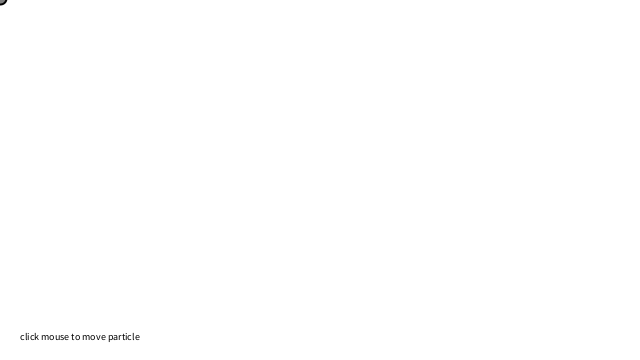
Frame 1 (no input)
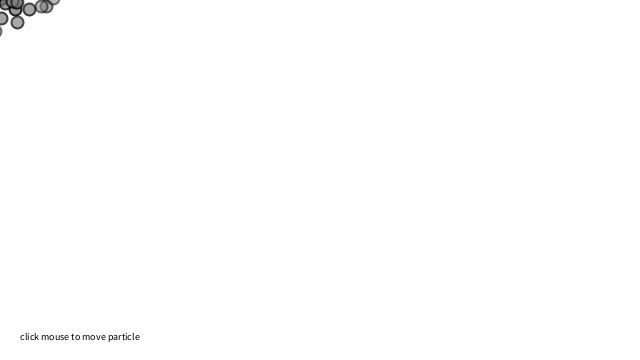
Frame 60 (the mouse pressed at the canvas centre just before this capture)
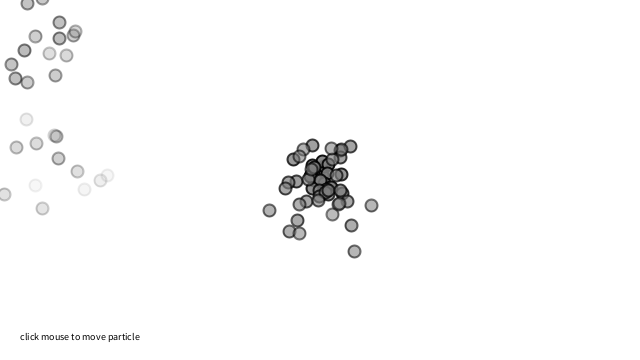
Frame 120 (the mouse held since frame 60 and released just before this capture)

The Processing sketch that drew these frames (run headless with seeded random() and noise(); from frame 60 on, the mouse is pressed at the canvas centre):

// Processing sketch: h_w_6_2
// ── h_w_6_2.pde
// The Nature of Code
// Daniel Shiffman
// http://natureofcode.com

ParticleSystem ps;
float x,y;
float tempx=0,tempy=0;
void setup() {
  size(640,360);
  x=0;y=0;
  ps = new ParticleSystem(new PVector(x,y));
}

void draw() {
  background(255);
  ps.addParticle();
  x=0;y=0;
  ps.run();
  textSize(10); fill(0); stroke(0); text("click mouse to move particle",20,340);
}
void mousePressed(){
  x=mouseX-tempx;
  y=mouseY-tempy;
  tempx=mouseX;tempy=mouseY;
}

// ── Particle.pde
// The Nature of Code
// Daniel Shiffman
// http://natureofcode.com

// Simple Particle System

class Particle {
  PVector position;
  PVector velocity;
  PVector acceleration;
  float lifespan;

  Particle(PVector l) {
    acceleration = new PVector(0,0.05);
    velocity = new PVector(random(-1,1),random(-2,0));
    position = l.get();
    lifespan = 255.0;
  }

  void run() {
    update();
    display();
  }

  // Method to update position
  void update() {
    velocity.add(acceleration);
    position.add(velocity);
    lifespan -= 2.0;
  }

  // Method to display
  void display() {
    stroke(0,lifespan);
    strokeWeight(2);
    fill(127,lifespan);
    ellipse(position.x,position.y,12,12);
  }
  
  // Is the particle still useful?
  boolean isDead() {
    if (lifespan < 0.0) {
      return true;
    } else {
      return false;
    }
  }
}

// ── ParticleSystem.pde
// The Nature of Code
// Daniel Shiffman
// http://natureofcode.com

// Using Generics now!  comment and annotate, etc.

class ParticleSystem {
  ArrayList<Particle> particles;
  PVector origin;

  ParticleSystem(PVector position) {
    origin = position.get();
    particles = new ArrayList<Particle>();
  }

  void addParticle() {
    particles.add(new Particle(origin.add(new PVector(x,y))));
  }
  void run() {
    for (int i = particles.size()-1; i >= 0; i--) {
      Particle p = particles.get(i);
      p.run();
      if (p.isDead()) {
        particles.remove(i);
      }
    }
  }
}
